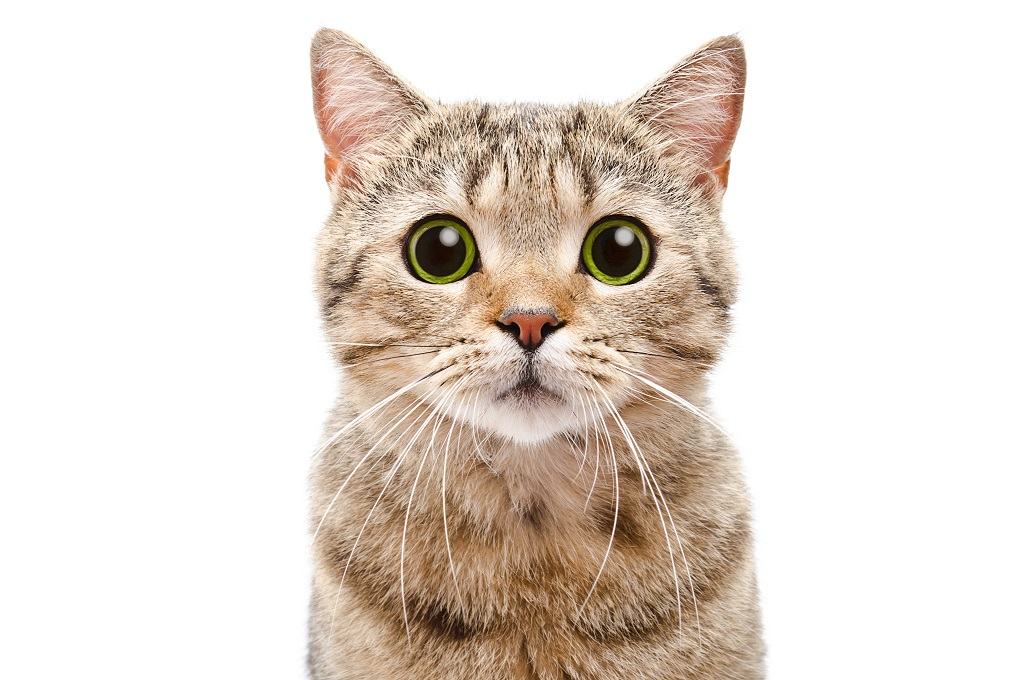
#> input picture OpenCV/cat.jpg, 1027 x 680 px
$ python ImgConv.py
#> lines starting #> are read from the running program, lines starting #| are printed output that depends on the picture; after the words box and inside, x2 and y2 are one past the last pixel; in counts of white or black regions, pixels touching at a corner belong together
import cv2 as cv
img = cv.imread('cat.jpg')
#> img is the input picture: shape (680, 1027, 3); mean B, G, R 210.4, 218.9, 228.7
cv.imshow('img',img)

#Converting Image to grayScale
gray = cv.cvtColor(img, cv.COLOR_BGR2GRAY)
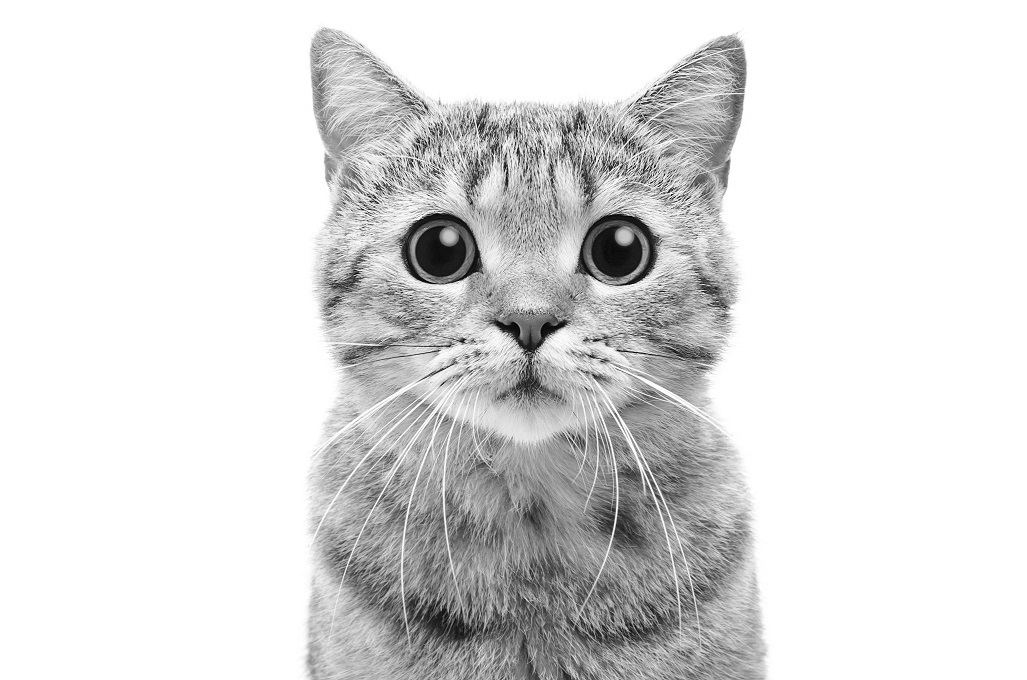
#> gray: shape (680, 1027); min 2, max 255, mean 220.9
cv.imshow('gray ',gray)

# # blur
blur = cv.GaussianBlur(gray,(7,7),cv.BORDER_DEFAULT)
cv.imshow('blur',blur)


# Edge Cascade
# canny = cv.Canny(img,125,175)
canny = cv.Canny(blur,50,175) # for fine or less edges
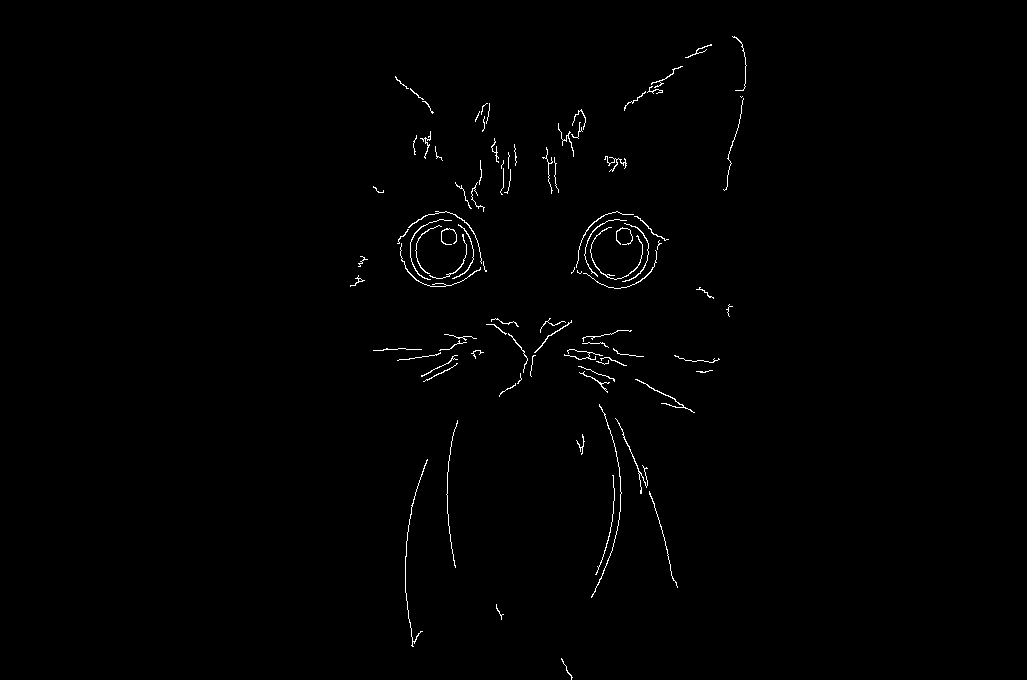
#> canny: shape (680, 1027); 0.72% white in thin lines or dots, all inside (x1, y1, x2, y2) = (350, 36, 747, 680)
cv.imshow('canny',canny)

# dialate
dilated =cv.dilate(canny,(7,7),iterations = 3)
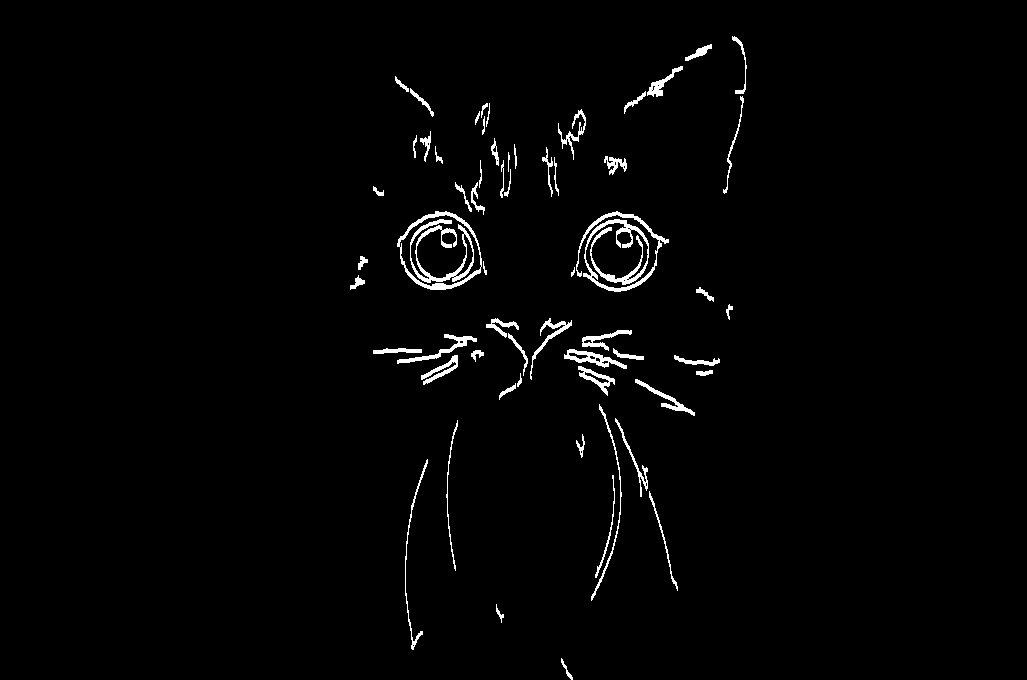
#> dilated: shape (680, 1027); 1.8% white; 61 white regions, largest, box (x1, y1, x2, y2) and area: (576, 211, 669, 292) 1927, (410, 219, 474, 283) 1060, (397, 211, 482, 290) 841
cv.imshow('dilated',dilated)

# eroded
eroded = cv.erode(dilated,(7,7),iterations = 3)
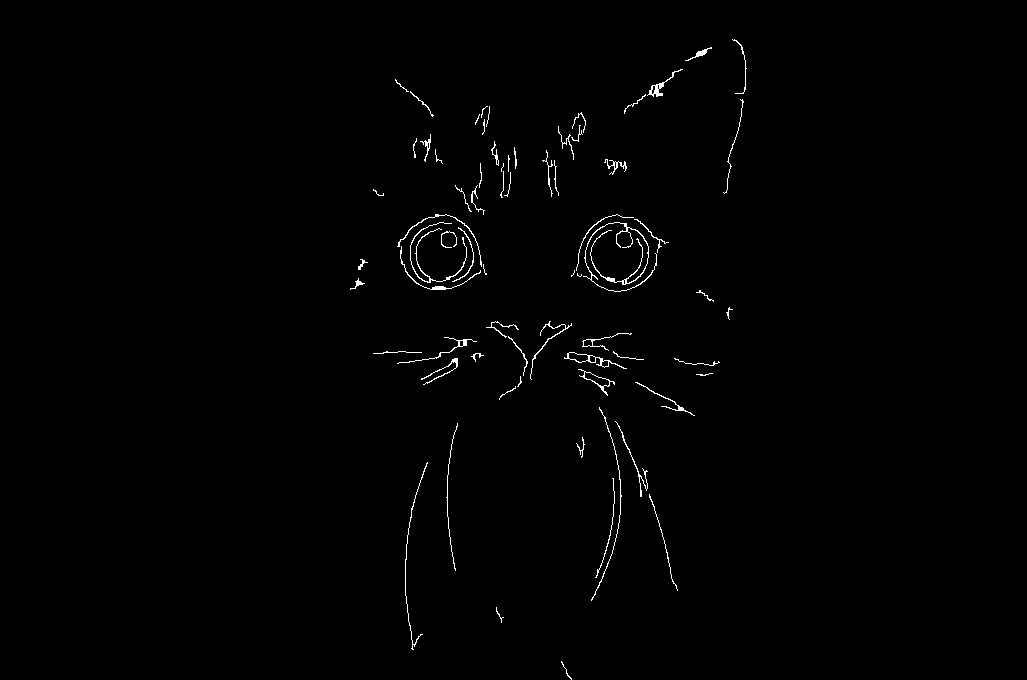
#> eroded: shape (680, 1027); 0.78% white in thin lines or dots, all inside (x1, y1, x2, y2) = (350, 39, 747, 680)
cv.imshow('Eroded',eroded)

# [7 lines of commented-out code are left out]
cv.waitKey(0)

$ run again, with OpenCV/peoples3.jpg copied over OpenCV/cat.jpg
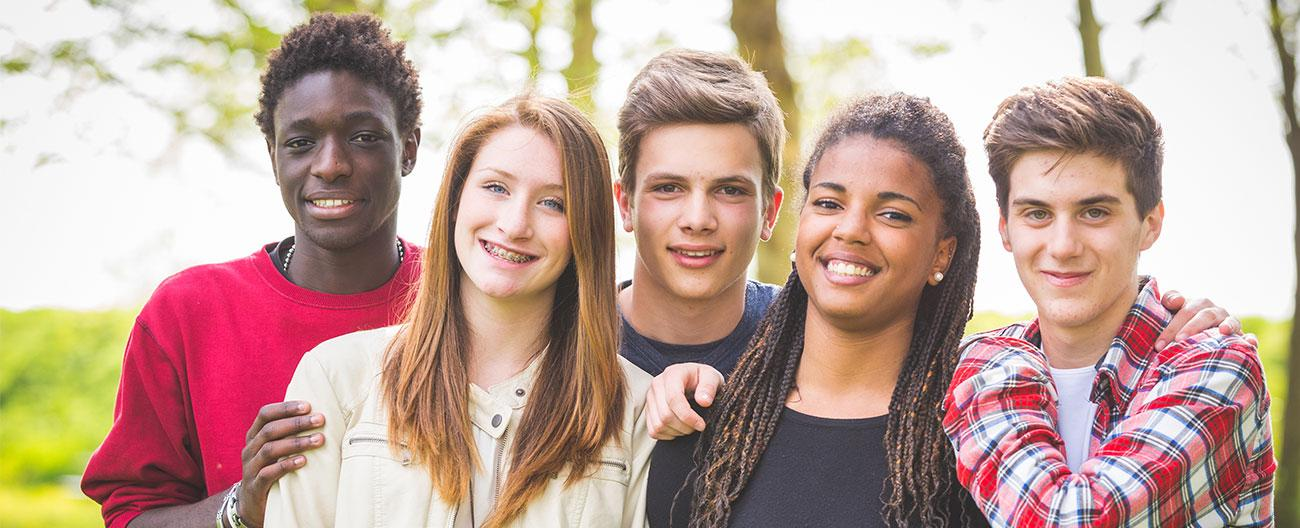
#> input picture OpenCV/peoples3.jpg, 1300 x 528 px
#> img is the input picture: shape (528, 1300, 3); mean B, G, R 152.1, 162.8, 191.2
#> `canny = cv.Canny(blur,50,175)`:
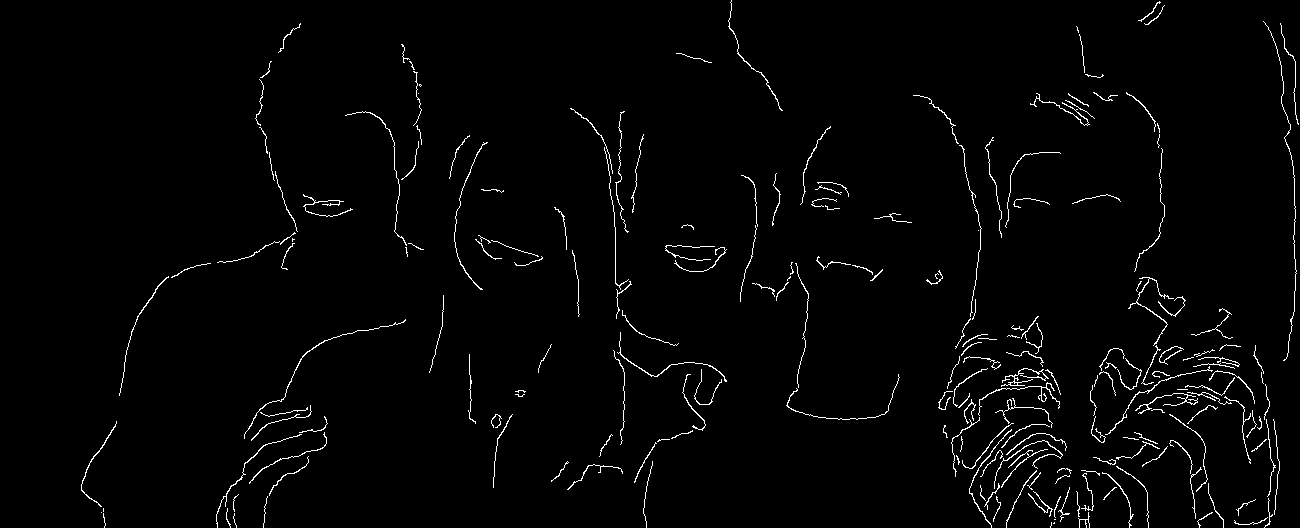
#> canny: shape (528, 1300); 1.9% white in thin lines or dots
#> dilated: shape (528, 1300); 4.8% white; 113 white regions (4 under 20 px), largest, box (x1, y1, x2, y2) and area: (1090, 277, 1255, 467) 3756, (980, 424, 1067, 528) 2084, (951, 316, 1061, 480) 1939
#> `eroded = cv.erode(dilated,(7,7),iterations = 3)`:
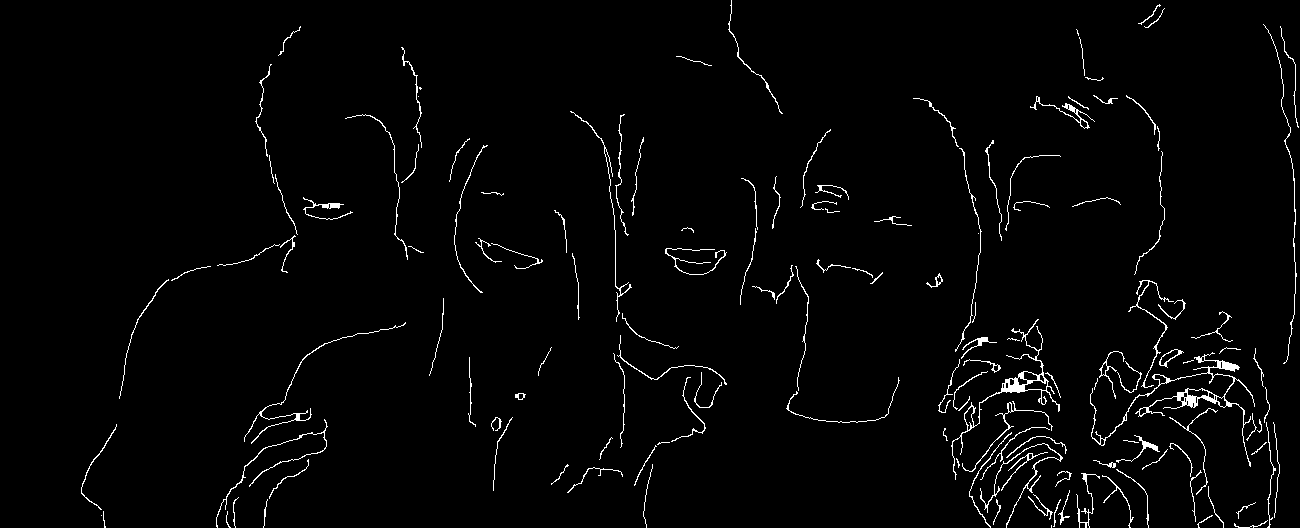
#> eroded: shape (528, 1300); 2.1% white in thin lines or dots
